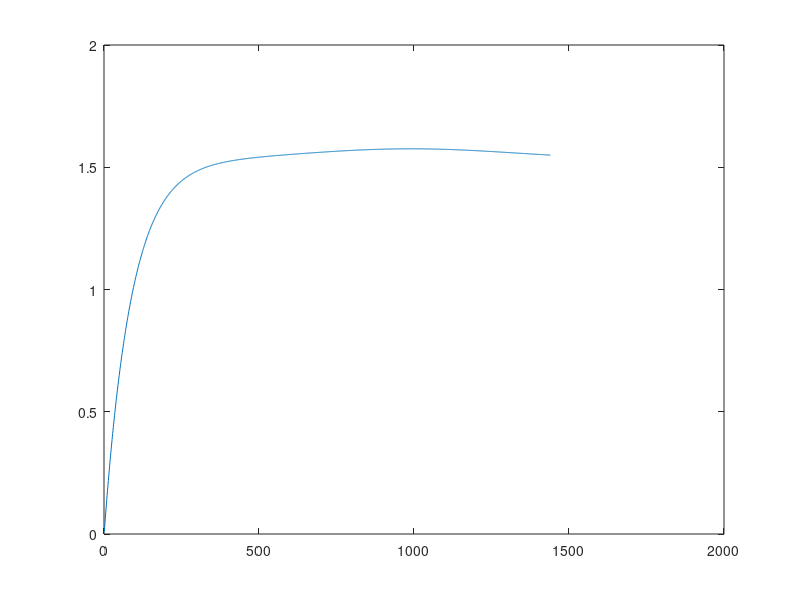

Reproduce this figure in MATLAB.
function leaf_area_param_fitting()

% Apply concept of superposition (actually improper to apply here b/c we
% have a first order nonlinear ODE) to get initial guesses for the DE model
% parameters, tune the params later with a neural net (PINN? NODE?)

days_to_maturity = 30;
N = days_to_maturity*24 + 30*24;
dt = 1;
A0 = 0.01;
A = A0*ones(N, 1);

kL = 15e-4; % leaf carrying capacity m2
Tc = 1500;
Teff = 23;
Topt = 25;
bLT = Tc/Teff;
cLT = 20;
LT = 5e-5; % goal is 15 cm2 per 30 days or 5e-5 m2 per day
aLT = 15;
dLT = 0.009;
TSL = 1 - abs(1-Teff/Topt);
Wc = 200;
Weff = 5.375;
bLW = Wc/Weff;
cLW = 20;
Lw = 1/10;
aLw = 0.001;
dLW = 0.003;
WSL = 1;
kLF = 0.7;
Lf = 1/10;
aLf = 0.008;

Weff = 5.375 * ones(N, 1); 
Wc = zeros(N, 1);  
for n=24:24:N-24
    Wc(n+1:n+24) = Wc(n-23:n) + Weff(n);
end

Feff = zeros(N, 1);
lastFeff = 0;
m = 24*30;
for n=1:m:N-m
    Feff(n) = 0.2 + lastFeff;
    lastFeff = Feff(n);
end

carrying_not_reached = true;
for n=1:N-1
    if A(n) < kL && carrying_not_reached
        dAdt = LT * aLT * Teff * exp(-((Tc - bLT*Teff)/(cLT*Teff))^2)...
               + Lw * aLw * Weff(n) * exp(-((Wc(n) - bLW*Weff(n))/(cLW*Weff(n)))^2)...
               + Lf * aLf * Feff(n) * (1 - Feff(n)/kLF);
    elseif A(n) >= kL
        dAdt = LT * aLT * Teff * exp(-((Tc - bLT*Teff)/(cLT*Teff))^2)...
               + Lw * aLw * Weff(n) * exp(-((Wc(n) - bLW*Weff(n))/(cLW*Weff(n)))^2)...
               + Lf * aLf * Feff(n) * (1 - Feff(n)/kLF)...
               - dLT * TSL * A(n) - dLW * WSL * A(n);
        carrying_not_reached = false;
    else
        dAdt = LT * aLT * Teff * exp(-((Tc - bLT*Teff)/(cLT*Teff))^2)...
               + Lw * aLw * Weff(n) * exp(-((Wc(n) - bLW*Weff(n))/(cLW*Weff(n)))^2)...
               + Lf * aLf * Feff(n) * (1 - Feff(n)/kLF)...
               - dLT * TSL * A(n) - dLW * WSL * A(n);
    end
    A(n+1) = A(n) + dAdt * dt;
end

figure(1)
plot(1:N, A)

% figure(1)
% hold on
% syms A(t);
% A0 = 15e-4; % only use to simulate after carrying capacity reached
% ode = diff(A, t) == LT * aLT * Teff * exp(-((Tc - bLT*Teff)/(cLT*Teff))^2)...
%                     + Lw * aLw * Weff * exp(-((Wc - bLW*Weff)/(cLW*Weff))^2)...
%                     + Lf * aLf * Feff * (1 - Feff/kLF)...
%                     - dLT * TSL * A(t) - dLW * WSL * A(t);
% cond = A(0) == A0;
% ySol(t) = dsolve(ode, cond);
% fplot(ySol(t), [0, N])
% legend('Location','northwest')

end